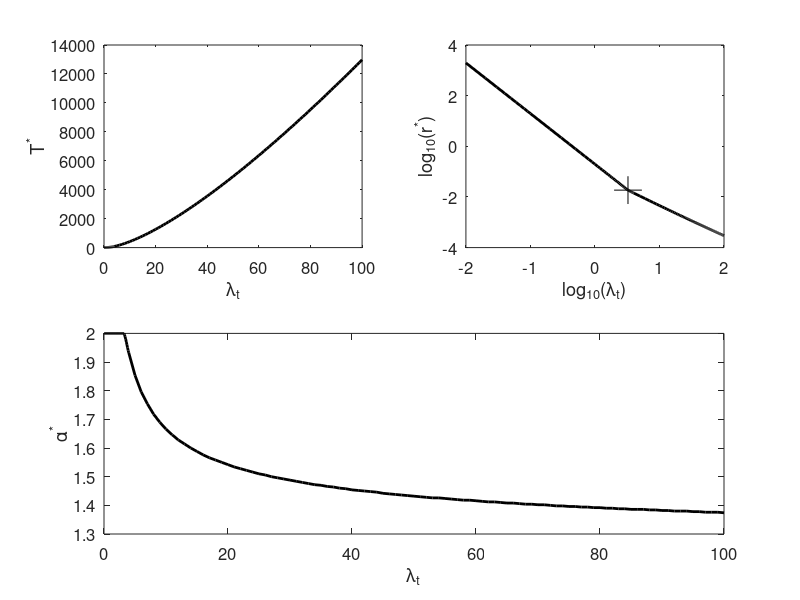

Recreate this plot in MATLAB. (Note: this script raises an error after producing the figure.)
load('data/data_min_mfat_anal_lambda_fair_huge.mat');

fsize=14;
fsize2=12;

x=[0.01:0.01:0.1 0.2:0.1:3.2 3.25 3.3:0.1:4 5:1:100];
Na=length(alpha_tab);
Nx=length(x);
Tmin_matrix=zeros(Na,Nx);
for i=1:Na
    Tmin_matrix(i,:)=Tmin_tab(i)*(x.^(alpha_tab(i)));
end

[T_glopt I]=min(Tmin_matrix,[],1);
r_glopt=zeros(1,Nx);
alpha_glopt=zeros(1,Nx);
I(100)
for i=1:Nx
    r_glopt(i)=rmin_tab(I(i))/x(i)^alpha_tab(I(i));
    alpha_glopt(i)=alpha_tab(I(i));
end

%h1=figure
%plot(x,T_glopt,'.');
%ylabel('T^*','fontsize',14);
%xlabel('\lambda_t','fontsize',14);
%grid on
%h2=figure
%hold on
%plot(log(x),log(r_glopt),'.');
%%plot(log(10.77),log(r_glopt(find(x==10.77))),'r+','MarkerSize',20);
%plot(log(3.25),log(r_glopt(find(x==3.25))),'r+','MarkerSize',20);
%ylabel('log(r^*)','fontsize',14);
%xlabel('log(\lambda_t)','fontsize',14);
%set(gca,'XTick',[-5 -3 -1 1 3 5])
%grid on
%h3=figure
%plot(x,alpha_glopt,'.');
%ylabel('\alpha^*','fontsize',14);
%xlabel('\lambda_t','fontsize',14);
%grid on
%printpdf(h1,'graphics/mfat_fair_lambda_T');
%printpdf(h2,'graphics/mfat_fair_lambda_r');
%printpdf(h3,'graphics/mfat_fair_lambda_alpha');

h=figure;
subplot(2,2,1);
plot(x,T_glopt,'k','linewidth',2);
ylabel('T^*','fontsize',fsize);
xlabel('\lambda_t','fontsize',fsize);
set(gca,'XTick',[0 20 40 60 80 100])
grid off
set(gca,'fontsize',fsize2);

subplot(2,2,2);
hold on
plot(log(x)/log(10),log(r_glopt)/log(10),'k','linewidth',2);
%plot(log(10.77),log(r_glopt(find(x==10.77))),'r+','MarkerSize',20);
plot(log(3.25)/log(10),log(r_glopt(find(x==3.25)))/log(10),'k+','MarkerSize',20);
ylabel('log_{10}(r^*)','fontsize',fsize);
xlabel('log_{10}(\lambda_t)','fontsize',fsize);
%set(gca,'XTick',[-2 -1 0 1 2])
set(gca,'box','on')
grid off
axis([-2 2 -4 4]);
set(gca,'fontsize',fsize2);
set(gca,'XTick',[-2 -1 0 1 2])
set(gca,'YTick',[-4 -2 0 2 4]);

subplot(2,1,2);
plot(x,alpha_glopt,'k','linewidth',2);
ylabel('\alpha^*','fontsize',fsize);
xlabel('\lambda_t','fontsize',fsize);
grid off
set(gca,'fontsize',fsize2);
currpos=get(gca,'OuterPosition');
set(gca,'OuterPosition',currpos+[0 0.02 0 0]);

printpdf(h,'graphics/mfat_fair_lambda_allinone');

%size(T_glopt)
%size(I)
%plot(alpha_tab,Tmin_matrix(:,200),'.')

